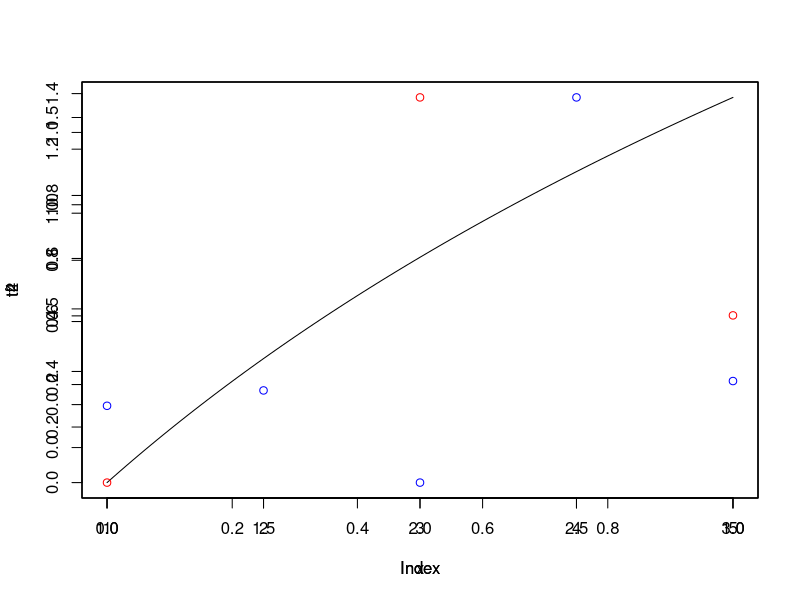
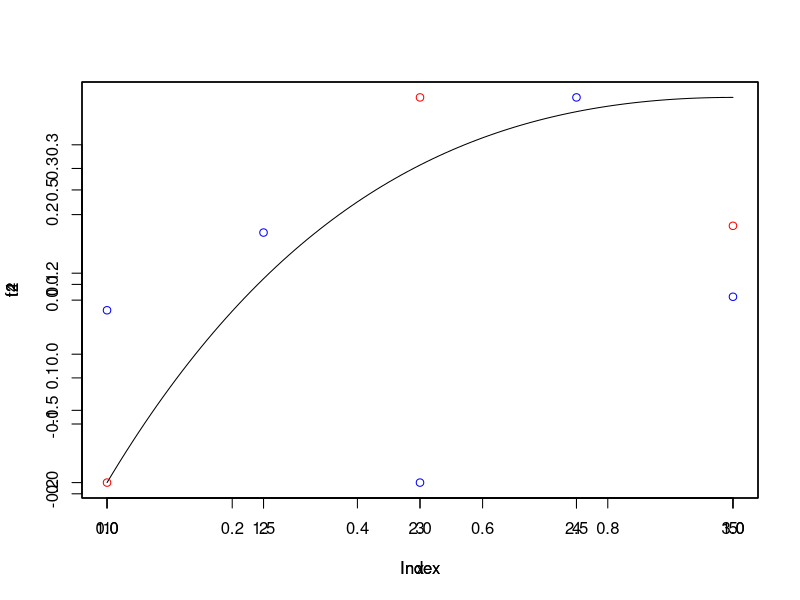

The R source for these figures, in order:
install.packages("pracma")
library(pracma)

f <- function(x) {log(x^2+2*x+1)}


t2 <- taylor(f, x0 = 2, n = 2)
t4 <- taylor(f, x0 = 2, n = 4)

plot(f)
par(new = TRUE)
plot(t2, col = "red")
par(new = TRUE)
plot(t4, col = "blue")


f2 <- function(x) {x * exp(-x)}
t2 <- taylor(f2, x0 = 1, n = 2)
t4 <- taylor(f2, x0 = 1, n = 4)

plot(f2)
par(new = TRUE)
plot(t2, col = "red")
par(new = TRUE)
plot(t4, col = "blue")
